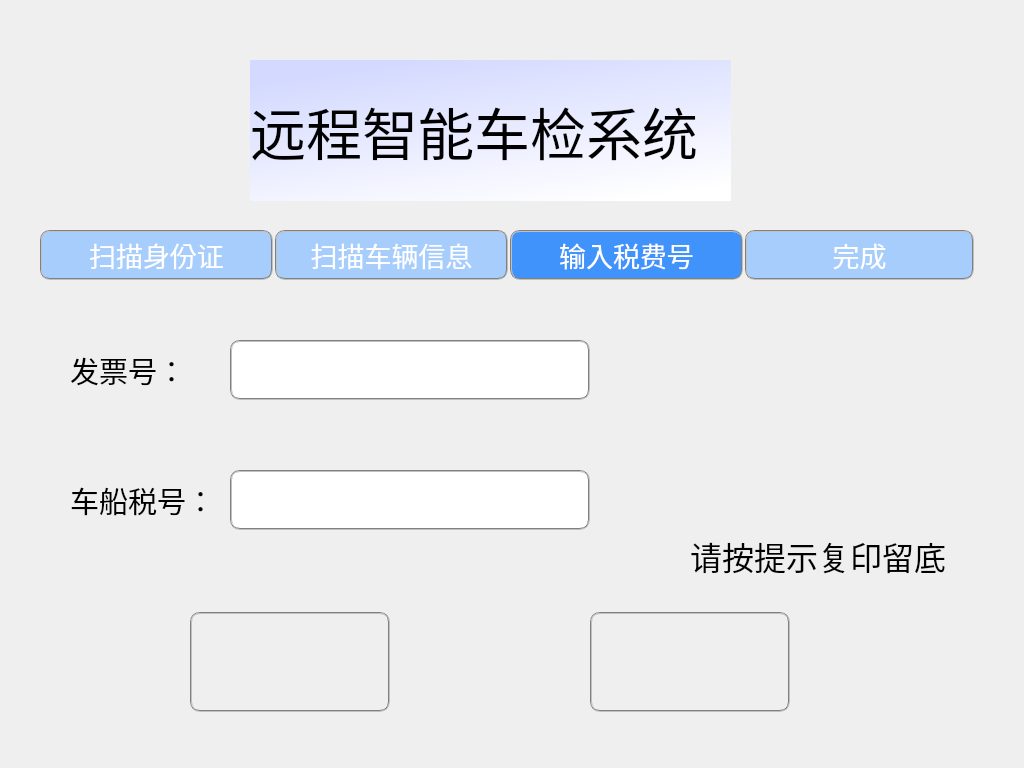
<?xml version="1.0" encoding="UTF-8"?>
<ui version="4.0">
 <class>CheckReceiptDialog</class>
 <widget class="QDialog" name="CheckReceiptDialog">
  <property name="geometry">
   <rect>
    <x>0</x>
    <y>0</y>
    <width>1024</width>
    <height>768</height>
   </rect>
  </property>
  <property name="windowTitle">
   <string>CheckReceiptDialog</string>
  </property>
  <property name="styleSheet">
   <string notr="true">#CheckReceiptDialog{border-image: url(:/Resources/Images/background.png);}</string>
  </property>
  <widget class="QPushButton" name="pBtnHomepage">
   <property name="geometry">
    <rect>
     <x>190</x>
     <y>612</y>
     <width>200</width>
     <height>100</height>
    </rect>
   </property>
   <property name="font">
    <font>
     <family>Algerian</family>
     <pointsize>22</pointsize>
    </font>
   </property>
   <property name="styleSheet">
    <string notr="true">border:2px groove gray;border-radius:10px;padding:2px 4px;
border-image: url(:/Resources/Images/homepageon.png);</string>
   </property>
   <property name="text">
    <string/>
   </property>
  </widget>
  <widget class="QPushButton" name="pBtnNext">
   <property name="geometry">
    <rect>
     <x>590</x>
     <y>612</y>
     <width>200</width>
     <height>100</height>
    </rect>
   </property>
   <property name="font">
    <font>
     <pointsize>22</pointsize>
    </font>
   </property>
   <property name="styleSheet">
    <string notr="true">border:2px groove gray;border-radius:10px;padding:2px 4px;
border-image: url(:/Resources/Images/nextoff.png);</string>
   </property>
   <property name="text">
    <string/>
   </property>
  </widget>
  <widget class="QLabel" name="labelReceipt">
   <property name="geometry">
    <rect>
     <x>70</x>
     <y>340</y>
     <width>150</width>
     <height>60</height>
    </rect>
   </property>
   <property name="font">
    <font>
     <family>黑体</family>
     <pointsize>22</pointsize>
    </font>
   </property>
   <property name="text">
    <string>发票号：</string>
   </property>
  </widget>
  <widget class="QLabel" name="labelTax">
   <property name="geometry">
    <rect>
     <x>70</x>
     <y>470</y>
     <width>150</width>
     <height>60</height>
    </rect>
   </property>
   <property name="font">
    <font>
     <family>黑体</family>
     <pointsize>22</pointsize>
    </font>
   </property>
   <property name="text">
    <string>车船税号：</string>
   </property>
  </widget>
  <widget class="QLineEdit" name="lineEditReceipt">
   <property name="geometry">
    <rect>
     <x>230</x>
     <y>340</y>
     <width>360</width>
     <height>60</height>
    </rect>
   </property>
   <property name="font">
    <font>
     <family>Times New Roman</family>
     <pointsize>18</pointsize>
    </font>
   </property>
   <property name="styleSheet">
    <string notr="true">border:2px groove gray;border-radius:10px;padding:2px 4px</string>
   </property>
  </widget>
  <widget class="QLineEdit" name="lineEditTax">
   <property name="geometry">
    <rect>
     <x>230</x>
     <y>470</y>
     <width>360</width>
     <height>60</height>
    </rect>
   </property>
   <property name="font">
    <font>
     <family>Times New Roman</family>
     <pointsize>18</pointsize>
    </font>
   </property>
   <property name="styleSheet">
    <string notr="true">border:2px groove gray;border-radius:10px;padding:2px 4px</string>
   </property>
  </widget>
  <widget class="QLabel" name="labelTitle">
   <property name="geometry">
    <rect>
     <x>250</x>
     <y>60</y>
     <width>481</width>
     <height>141</height>
    </rect>
   </property>
   <property name="font">
    <font>
     <family>黑体</family>
     <pointsize>42</pointsize>
    </font>
   </property>
   <property name="styleSheet">
    <string notr="true">background-color: qlineargradient(spread:pad, x1:0.3125, y1:0, x2:0.784, y2:1, stop:0 rgba(211, 217, 255, 255), stop:1 rgba(255, 255, 255, 255));</string>
   </property>
   <property name="text">
    <string>远程智能车检系统</string>
   </property>
  </widget>
  <widget class="QLabel" name="label">
   <property name="geometry">
    <rect>
     <x>690</x>
     <y>300</y>
     <width>251</width>
     <height>221</height>
    </rect>
   </property>
   <property name="styleSheet">
    <string notr="true">border-image: url(:/Resources/Images/printguide.png);</string>
   </property>
   <property name="text">
    <string/>
   </property>
  </widget>
  <widget class="QLabel" name="label_2">
   <property name="geometry">
    <rect>
     <x>690</x>
     <y>530</y>
     <width>261</width>
     <height>51</height>
    </rect>
   </property>
   <property name="font">
    <font>
     <family>黑体</family>
     <pointsize>24</pointsize>
    </font>
   </property>
   <property name="text">
    <string>请按提示复印留底</string>
   </property>
  </widget>
  <widget class="QPushButton" name="pushButton">
   <property name="geometry">
    <rect>
     <x>40</x>
     <y>230</y>
     <width>233</width>
     <height>50</height>
    </rect>
   </property>
   <property name="font">
    <font>
     <family>黑体</family>
     <pointsize>20</pointsize>
    </font>
   </property>
   <property name="styleSheet">
    <string notr="true">border:2px groove gray;border-radius:10px;padding:2px 4px;
color: rgb(255, 255, 255);
background-color: rgb(166, 205, 251);</string>
   </property>
   <property name="text">
    <string>扫描身份证</string>
   </property>
  </widget>
  <widget class="QPushButton" name="pushButton_2">
   <property name="geometry">
    <rect>
     <x>275</x>
     <y>230</y>
     <width>233</width>
     <height>50</height>
    </rect>
   </property>
   <property name="font">
    <font>
     <family>黑体</family>
     <pointsize>20</pointsize>
    </font>
   </property>
   <property name="styleSheet">
    <string notr="true">border:2px groove gray;border-radius:10px;padding:2px 4px;
color: rgb(255, 255, 255);
background-color: rgb(166, 205, 251);</string>
   </property>
   <property name="text">
    <string>扫描车辆信息</string>
   </property>
  </widget>
  <widget class="QPushButton" name="pushButton_3">
   <property name="geometry">
    <rect>
     <x>510</x>
     <y>230</y>
     <width>233</width>
     <height>50</height>
    </rect>
   </property>
   <property name="font">
    <font>
     <family>黑体</family>
     <pointsize>20</pointsize>
    </font>
   </property>
   <property name="styleSheet">
    <string notr="true">border:2px groove gray;border-radius:10px;padding:2px 4px;
color: rgb(255, 255, 255);
background-color: rgb(65, 147, 252);</string>
   </property>
   <property name="text">
    <string>输入税费号</string>
   </property>
  </widget>
  <widget class="QPushButton" name="pushButton_4">
   <property name="geometry">
    <rect>
     <x>745</x>
     <y>230</y>
     <width>229</width>
     <height>50</height>
    </rect>
   </property>
   <property name="font">
    <font>
     <family>黑体</family>
     <pointsize>20</pointsize>
    </font>
   </property>
   <property name="styleSheet">
    <string notr="true">border:2px groove gray;border-radius:10px;padding:2px 4px;
color: rgb(255, 255, 255);
background-color: rgb(166, 205, 251);</string>
   </property>
   <property name="text">
    <string>完成</string>
   </property>
  </widget>
 </widget>
 <layoutdefault spacing="6" margin="11"/>
 <resources>
  <include location="checkreceiptdialog.qrc"/>
 </resources>
 <connections/>
</ui>
